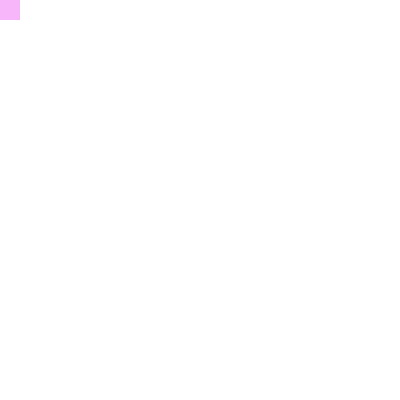
Frame 1 (no input)
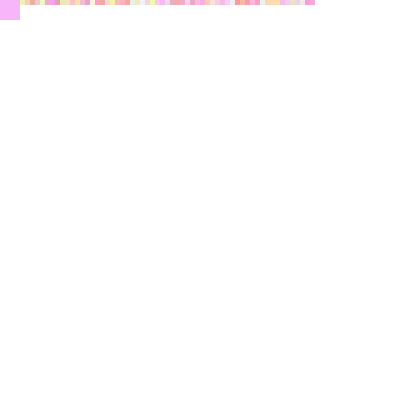
Frame 60 (the mouse pressed at the canvas centre just before this capture)
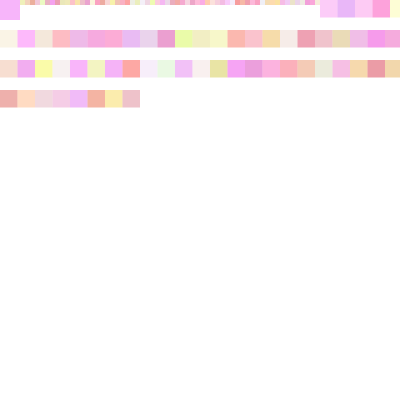
Frame 120 (the mouse held since frame 60 and released just before this capture)

The Processing sketch that drew these frames (run headless with seeded random() and noise(); from frame 60 on, the mouse is pressed at the canvas centre):

// Processing sketch: processing_129536
// ── processing_129536.pde

void setup() {
  size(400, 400);
  background(255);
  noStroke();
 // frameRate(10);
}
float x=0, y=0;
float d=20;

void draw() {
fill(random(200,255),random(255),random(255),100);

  rect(x, y, d, d);
  x+=d;

  if (x>width) {
    x=0;
    y+=30;
  }
  if(y>height){
   x=0;y=0; 
   background(255);
  }
  
  d=map(mouseX,0,width,5,30);
}
